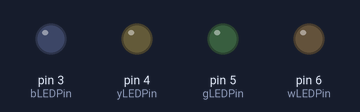
Bench run of a sketch on a simulated Arduino Uno, built with avr-gcc and run on an emulated ATmega328P. Parts: output pins drawn as LEDs (lit = HIGH). Random numbers use the default seed unless the sketch sets one.

Above: at 0.1 s.
At 1.1 s:
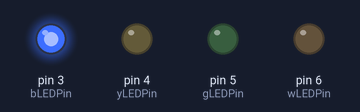
At 2.1 s:
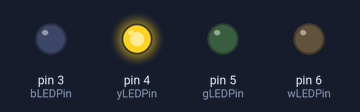
At 4.1 s:
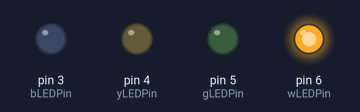
At 8.1 s:
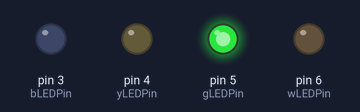
Timing chart, 0 to 10.0 s (numbered marks = the images above):
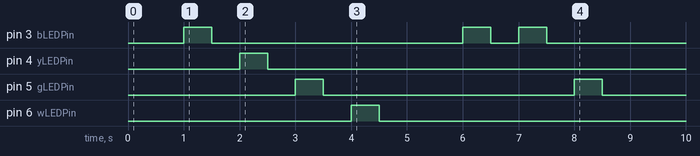

The sketch:

Simon_v1.ino
```cpp
/*
  Blink

  Turns an LED on for one second, then off for one second, repeatedly.

  Most Arduinos have an on-board LED you can control. On the UNO, MEGA and ZERO
  it is attached to digital pin 13, on MKR1000 on pin 6. LED_BUILTIN is set to
  the correct LED pin independent of which board is used.
  If you want to know what pin the on-board LED is connected to on your Arduino
  model, check the Technical Specs of your board at:
  https://www.arduino.cc/en/Main/Products
*/
//contrant variables
//Pin numbers
const int rLEDPin = 2; //red LED
const int bLEDPin = 3; //blue LED
const int yLEDPin = 4; //yellow LED
const int gLEDPin = 5; //green LED
const int wLEDPin = 6; //white LED

//Button numbers
const int rBPin = 7; //red button
const int bBPin = 8; //blue button
const int yBPin = 9; //yellow button
const int gBPin = 10; //green button
const int wBPin = 11; //white button

int count2 = 0;
int onLight[] = {0, 0, 0, 0};
// the setup function runs once when you press reset or power the board
void setup() {

  //LED\\
  pinMode(rLEDPin, OUTPUT); //red
  pinMode(bLEDPin, OUTPUT); //blue
  pinMode(yLEDPin, OUTPUT); //yellow
  pinMode(gLEDPin, OUTPUT); //green
  pinMode(wLEDPin, OUTPUT); //white

  //Buttons\\
  pinMode(rBPin, INPUT); //button 1 (red)
  pinMode(bBPin, INPUT); //button 2 (blue)
  pinMode(yBPin, INPUT); //button 3 (yellow)
  pinMode(gBPin, INPUT); //button 4 (green)
  pinMode(wBPin, INPUT); //button 5 (white)

}

// the loop function runs over and over again forever
void loop() {
  flash(); //flash lights to indicate game start

  //game start
  //int light = ranLight();
  //make loop here and call ranLght() again

  for (int numLights = 0; numLights <= 5; numLights++)
  {
    while (count2 <= numLights)
    {
      //lightON(light);
      ranLight();

      count2++;
    }//end while loop
  }//end for loop


  //buttion press verification

  //red button
  int rBState = digitalRead(rBPin);
  if (rBState == HIGH) //pressed
    if (!(onLight[0] == 1))
      flash();


}//end void loop

//flash lights
void flash()
{

  //flash LEDs 5 times to signal start up
  int count = 0;
  int i = 0;
  //loop to move through array of pin numbers
  int pinNum[] = {2, 3, 4, 5, 6};
  int currentPin = pinNum[i];
  while (count <= 5) {
    while (i <= 5) {
      currentPin = pinNum[i];

      digitalWrite(currentPin, HIGH);   // turn the LED on (HIGH is the voltage level)
      delay(500);                       // wait for .5 second
      digitalWrite(currentPin, LOW);    // turn the LED off by making the voltage LOW
      delay(500);                       // wait for .5 second
      i++;
      count = count + 1;
    }//end while loop
  }//end while loop
}//end flash method

//ranLight method
////generates which light turns on
void ranLight()
{
  //int LED1 = 1, LED2 = 2, LED3 = 3, LED4 = 4, LED5 = 5;
  int ran = random(1, 5);
  int on; //which light gets turned on
  //switch for selecting lights
  switch (ran)
  {
    case 1:
      digitalWrite(rLEDPin, HIGH);
      delay(1000);
      digitalWrite(rLEDPin, LOW);
      break;

    case 2:
      digitalWrite(bLEDPin, HIGH);
      delay(1000);
      digitalWrite(bLEDPin, LOW);
      break;

    case 3:
      digitalWrite(yLEDPin, HIGH);
      delay(1000);
      digitalWrite(yLEDPin, LOW);
      break;

    case 4:
      digitalWrite(gLEDPin, HIGH);
      delay(1000);
      digitalWrite(gLEDPin, LOW);
      break;

    case 5:
      digitalWrite(wLEDPin, HIGH);
      delay(1000);
      digitalWrite(wLEDPin, LOW);
      break;
  }//end switch
  //return on;
}//end ranLight method

void lightON(int light)
{
  //array for which lights were turned on
  onLight[count2] = light;

  if (light == 1)
  { digitalWrite(rLEDPin, HIGH);
    delay(1000);
    digitalWrite(rLEDPin, LOW);
  }
  else if (light == 2)
  { digitalWrite(bLEDPin, HIGH);
    delay(1000);
    digitalWrite(bLEDPin, LOW);
  }
  else if (light == 3)
  { digitalWrite(yLEDPin, HIGH);
    delay(1000);
    digitalWrite(yLEDPin, LOW);
  }
  else if (light == 4)
  { digitalWrite(gLEDPin, HIGH);
    delay(1000);
    digitalWrite(gLEDPin, LOW);
  }
  else if (light == 5)
  { digitalWrite(wLEDPin, HIGH);
    delay(1000);
    digitalWrite(wLEDPin, LOW);
  }

}//end lightON method
```

Measured:
- by itself, pin 3 (bLEDPin): goes HIGH 0.50 s, LOW 4.5 s, HIGH 0.50 s, LOW 0.50 s, HIGH 0.50 s, then LOW
- by itself, pin 4 (yLEDPin): LOW → HIGH at 2.0 s, → LOW 0.50 s later
- by itself, pin 5 (gLEDPin): alternates HIGH for 0.50 s and LOW for 4.5 s, 4 changes in all, then stays LOW
- by itself, pin 6 (wLEDPin): LOW → HIGH at 4.0 s, → LOW 0.50 s later
